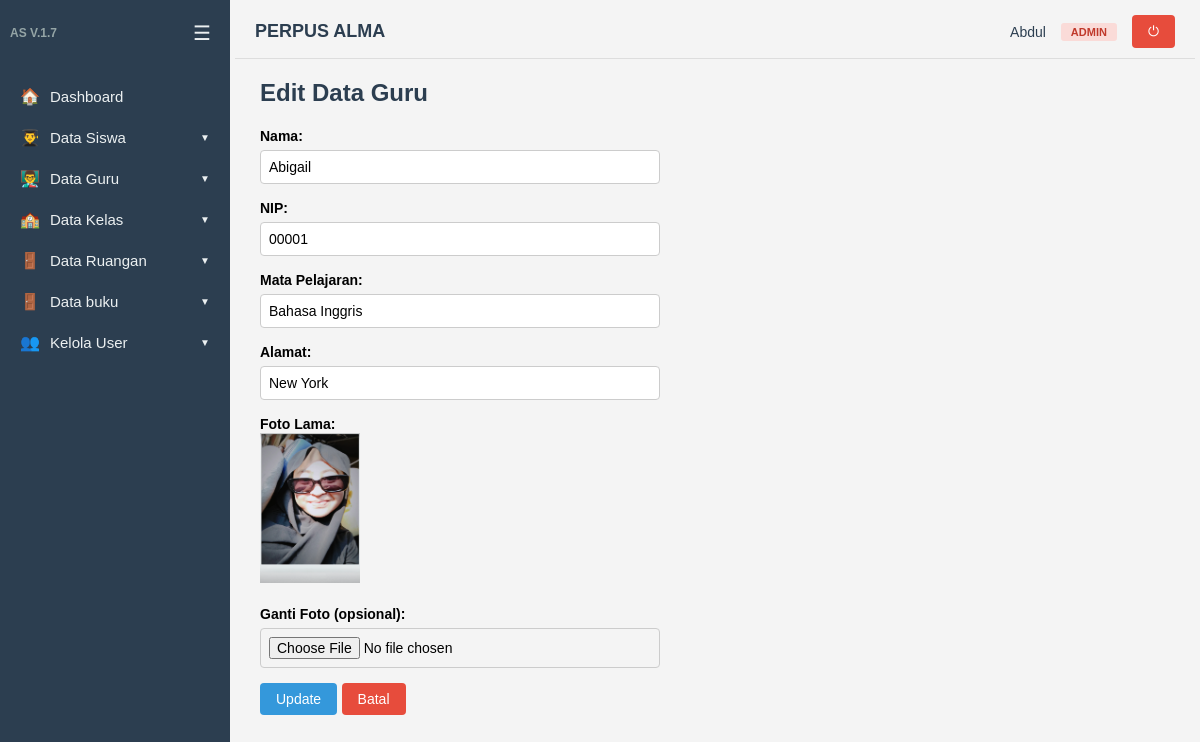
Page /guru/edit.php?id=1 (signed in) on the committed database.
### tables this page shows
CREATE TABLE `dataguru` (
  `id` int(5) NOT NULL,
  `nama` varchar(50) NOT NULL,
  `nip` varchar(20) NOT NULL,
  `mapel` varchar(50) NOT NULL,
  `alamat` varchar(100) DEFAULT NULL,
  `foto` varchar(100) DEFAULT NULL
);

### guru/edit.php (the view, shortened to what this page needs)
<?php
include dirname(__DIR__) . '/auth.php';
$id = isset($_GET['id']) ? (int)$_GET['id'] : 0;
$data = mysqli_query($koneksi, "SELECT * FROM dataguru WHERE id=$id");
$guru = mysqli_fetch_assoc($data);
include dirname(__DIR__) . '/layout/header.php';
?>
<h2>Edit Data Guru</h2>
<form action="update.php" method="post" enctype="multipart/form-data">
    <label>Nama:</label><br>
    <input type="text" name="nama" value="<?= htmlspecialchars($guru['nama']); ?>" required><br>
    <label>NIP:</label><br>
    <input type="text" name="nip" value="<?= htmlspecialchars($guru['nip']); ?>" required><br>
    <label>Mata Pelajaran:</label><br>
    <input type="text" name="mapel" value="<?= htmlspecialchars($guru['mapel']); ?>" required><br>
    <label>Alamat:</label><br>
    <input type="text" name="alamat" value="<?= htmlspecialchars($guru['alamat']); ?>" required><br>
    <label>Foto Lama:</label><br>
    <img src="<?= BASE_URL; ?>/uploads/foto_guru/<?= $guru['foto']; ?>" width="100"><br><br>
    <label>Ganti Foto (opsional):</label><br>
    <input type="file" name="foto"><br>
    <button class="btn" type="submit">Update</button>
    <a class="btn btn-danger" href="tampil.php">Batal</a>
</form>
<?php include dirname(__DIR__) . '/layout/footer.php'; ?>

### layout/header.php (style rules this page uses)
* { box-sizing: border-box; margin: 0; padding: 0; }
body { font-family: Arial, Helvetica, sans-serif; background: #f4f4f4; display: flex; min-height: 100vh; }
h2 { margin-bottom: 20px; color: #2c3e50; }
label { font-weight: bold; font-size: 14px; }
input[type=text], input[type=date], input[type=number], input[type=file], select { padding: 8px; width: 100%; max-width: 400px; margin: 5px 0 15px; border: 1px solid #ccc; border-radius: 4px; font-size: 14px; }
.btn { display: inline-block; background: #3498db; color: #fff; border: 0; padding: 8px 16px; border-radius: 4px; cursor: pointer; text-decoration: none; font-size: 14px; }
.btn-danger { background: #e74c3c; }

### rows in the picture
dataguru: nama "Abigail", nip "00001", mapel "Bahasa Inggris", alamat "New York", foto (picture)

### other values in the picture
$item['icon'] "🏠"
$item['label'] "Dashboard"
$item['icon'] "👨‍🎓"
$item['label'] "Data Siswa"
$item['icon'] "👨‍🏫"
$item['label'] "Data Guru"
$item['icon'] "🏫"
$item['label'] "Data Kelas"
$item['icon'] "🚪"
$item['label'] "Data Ruangan"
$item['label'] "Data buku"
$item['icon'] "👥"
$item['label'] "Kelola User"
$user['nama_lengkap'] "Abdul"
$roleLabels[$user['role']] "ADMIN"
